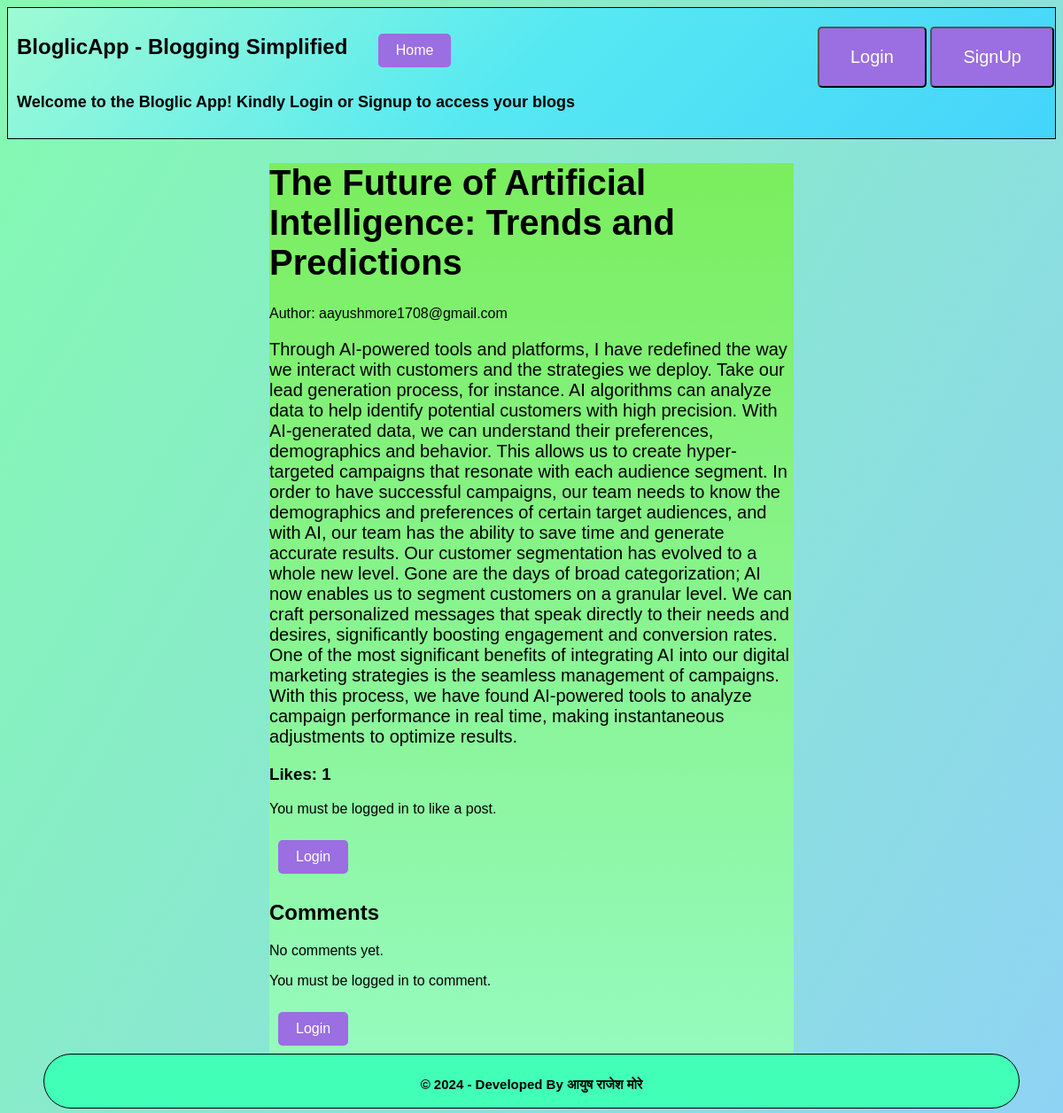
The page /blog/6/ on the database its author committed.
### BloglicApp/models.py (models this page shows, shortened)
class Post(models.Model):
    title = models.CharField(max_length=255)
    content = models.TextField()
    author = models.ForeignKey(User, on_delete=models.CASCADE)
    created_at = models.DateTimeField(auto_now_add=True)
    updated_at = models.DateTimeField(auto_now=True)
    likes = models.ManyToManyField(User, related_name='post_likes')
    CHOICES = (
        ('Draft', 'Draft'),
        ('Published', 'Published')
        )
    status = models.CharField(max_length=10, choices=CHOICES)

### BloglicApp/views.py (the view)
# urls.py: path('blog/<pk>/', views.post_detail, name='post_detail'),
def post_detail(request, pk):
    post = Post.objects.get(pk=pk)
    comments = post.comment_set.all()
    if request.method == 'POST':
        if not request.user.is_authenticated:
            return redirect('login')
        form = CommentForm(request.POST)
        if form.is_valid():
            comment = form.save(commit=False)
            comment.post = post
            comment.author = request.user
            comment.save()
            return redirect('post_detail', pk=pk)
    else:
        form = CommentForm()
    return render(request, 'blog/post_detail.html', {'post': post, 'comments': comments, 'form': form})

### BloglicApp/templates/blog/post_detail.html (shortened to what this page needs)
{% extends 'base.html' %}
{% block content %}
<div class="post-container">
    <div class="post-header">
        <h1>{{ post.title }}</h1>
        <p>Author: {{ post.author }}</p>
    </div>
    <div class="post-content">
        <p>{{ post.content }}</p>
    </div>
    <div class="likes-container">
        <h3>Likes: {{ post.likes.count }}</h3>
        {% if user.is_authenticated %}
        {% if user in post.likes.all %}
        <a href="{% url 'like_post' post.pk %}" class="fas fa-thumbs-down"> Unlike</a>
        {% else %}
        <a href="{% url 'like_post' post.pk %}" class="fas fa-thumbs-up"> Like</a>
        {% endif %}
        {% else %}
        <p>You must be logged in to like a post.</p>
        <a href="{% url 'login' %}">Login</a>
        {% endif %}
    </div>
    <div class="comments-container">
        <h2>Comments</h2>
        {% for comment in comments %}
        <div class="comment">
            <p>By {{ comment.author.username }} on {{ comment.created_at }}:</p>
            <p>{{ comment.content }}</p>
        </div>
        {% empty %}
        <p>No comments yet.</p>
        {% endfor %}
    </div>
    {% if user.is_authenticated %}
    <div class="add-comment-container">
        <button id="add-comment-button" class="btn btn-primary">Add comment</button>
        <form method="post" id="add-comment-form" style="display: none;">
            {% csrf_token %}
            {{ form.as_p }}
            <button type="submit" class="add-comment-form-button">Add comment</button>
        </form>
    </div>
    {% else %}
    <p>You must be logged in to comment.</p>
    <a href="{% url 'login' %}">Login</a>
    {% endif %}
    <div class="back-to-post-list">
        <a href="{% url 'post_list' %}">Back to Post List</a>
    </div>
</div>
{% endblock %}

### BloglicApp/static/css/style.css (style rules this page uses)
body { font-family: Arial, sans-serif; background-image: linear-gradient(120deg, #84fab0 0%, #8fd3f4 100%); }
a,.add-comment-form-button,#add-comment-button { background-color: #9b6ee2; color: white; padding: 10px 20px; text-decoration: none; margin:10px; border-radius: 5px; cursor: pointer; }
.button, a { display: inline-block; vertical-align: middle; }
.post-container { background-image: linear-gradient(to top, #96fbc4 0%, #7aee5d 100%); width: 50%; align-items: center; align-self: center; margin: 0 auto; }
.post-header h1 { font-size: 40px; }
.post-content p { font-size: 20px; }

### rows shown on the page
Post: title "The Future of Artificial Intelligence: Trends and Predictions", author "aayushmore1708@gmail.com", content "Through AI-powered tools and platforms, I have redefined the way we interact with customers and the strategies we deploy. Take our lead generation process, for instance. AI algorithms can analyze data to help identify potential customers with high precision. With AI-generated data, we can understand their preferences, demographics and behavior. This allows us to create hyper-targeted campaigns that resonate with each audience segment. In order to have successful campaigns, our team needs to know the demographics and preferences of certain target audiences, and with AI, our team has the ability to save time and generate accurate results. Our customer segmentation has evolved to a whole new…", likes.count "1"
